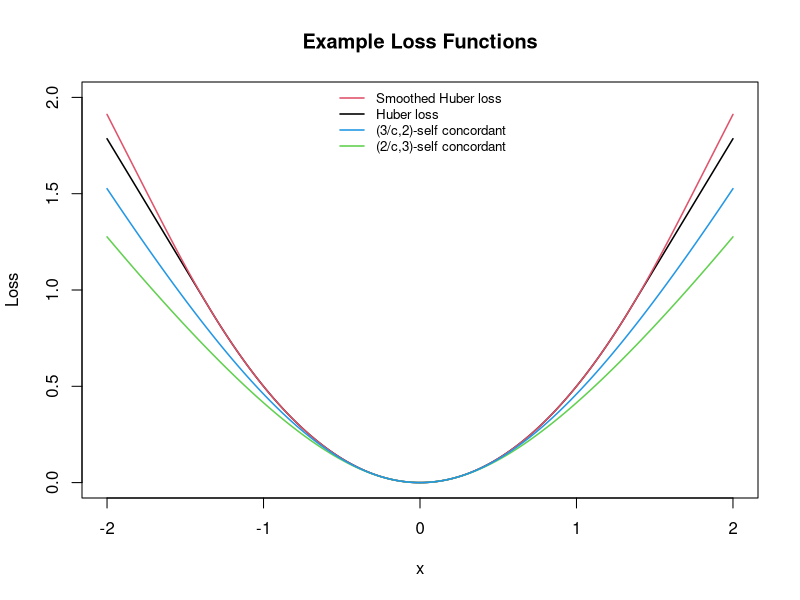
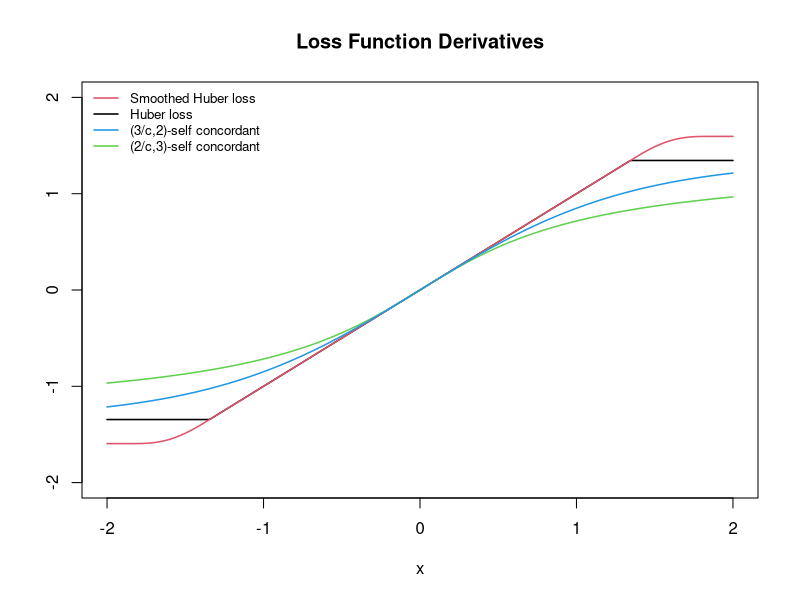

These figures' R source, in order:



huberloss<-function(c,a){
  if(abs(a)<=c){
    return((a^2)/2)
  }
  else{
    return(c*abs(a)-(c^2)/2)
  }
}

psiHuber <- function (u, k) 
{
  u*pmin(1, k/abs(u))
} 


#4th degree polynomial that smooths the corners of the first derivative of Huber loss
P4<-function(x,k,h){
  a<-2/(h^3) #leading coefficient of the cubic polynomial
  R<-k-h/2 #other root of the cubic polynomial (k+h is a root of order 2)
  b<-k+h
  
  d4<-(1/4)*((x^4)-k^4)
  d3<-(-1/3)*((x^3)-k^3)*(R+2*b)
  d2<-(1/2)*((x^2)-k^2)*(((b)^2)+2*R*b)
  d1<-(-1)*(x-k)*R*(b)^2
  
  px<-a*(d4+d3+d2+d1)+k
  
  return(px)
  
}

#piecewise function for derivative of smoothed Huber loss
psiHuber.smoothed<-function(u,k,h){
  if(abs(u)<k){return(u)}
  else if(abs(u)>(k+h)){
    return(sign(u)*P4(x=(k+h),k=k,h=h))
  }
  else{
    return(sign(u)*P4(x=abs(u),k=k,h=h))
  }
}

#for using above function with vector input:
sm.psi<-function(x,k,h){
  return(sapply(x,psiHuber.smoothed,k=k,h=h))
}



# 5th degree polynomial for interpolated section of smoothed Huber loss
P5<-function(x,k,h){
  a<-2/(h^3) #leading coefficient of the cubic polynomial
  R<-k-h/2 #other root of the cubic polynomial (k+h is a root of order 2)
  b<-k+h
  
  d5<-(1/20)*((x^5)-k^5)
  d4<-(-1/12)*((x^4)-k^4)*(R+2*(b))
  d3<-(1/6)*((x^3)-k^3)*(((b)^2)+2*R*(b))
  d2<-(-1/2)*((x^2)-k^2)*R*(b)^2
  d1<-(x-k)*(k-a*((k^4)/4+((k^3)/3)*(-R-2*k-2*h)+((k^2)/2)*((b)*(b+2*R))+k*(-R*(b)^2)))
  
  px<-a*(d5+d4+d3+d2)+d1+(k^2)/2
  
  return(px)
  
}

#piecewise function for smoothed Huber loss
Huber.smoothed<-function(u,k,h){
  if(abs(u)<k){return((u^2)/2)}
  else if(abs(u)>(k+h)){
    return(P5(x=(k+h),k=k,h=h)+P4(x=(k+h),k=k,h=h)*(abs(u)-(k+h)))
  }
  else{
    return(P5(x=abs(u),k=k,h=h))
  }
}

#for using above function with vector input:
sm.Huber<-function(x,k,h){
  return(sapply(x,Huber.smoothed,k=k,h=h))
}





SCloss1<-function(v,c=1){
  v<-v/c
  r<-sqrt(1+4*v^2)
  calc<-(r-1+log((r-1)/(2*v^2)))/2
  calc[v==0]<-0
  
  return((c^2)*calc)
}

SClossderiv1<-function(v,c=1){
  v<-v/c
  r<-sqrt(1+4*v^2)
  calc<-2*v/(r-1)-1/v
  calc[v==0]<-0
  calc[abs(v)<0.00002]<-0
  return(c*calc)
}


SCloss2<-function(v,c=1){
  v<-v/c
  calc<-log(cosh(v))
  return((c^2)*calc)
}

SCloss2deriv<-function(v,c=1){
  v<-v/c
  calc<-tanh(v)
  return(c*calc)
}




x<-seq(from=-2,to=2,by=0.01)

huber<-sapply(x,huberloss,c=1.345)
smoothed.huber<-sm.Huber(x,k=1.345,h=0.5)
SChuber1<-SCloss1(v=x,c=1.345)
SChuber2<-SCloss2(v=x,c=1.345)


plot(x,huber,type="l",xlab="x",ylab="Loss",ylim=c(0,2),main="Example Loss Functions",lwd=1.5)
lines(x,smoothed.huber,col=2,lwd=1.5)
lines(x,SChuber1,col=3,lwd=1.5)
lines(x,SChuber2,col=4,lwd=1.5)
#legend("top",legend=c("Smoothed Huber loss","Huber loss",expression(paste(c^2,"log(cosh(x/c))")),"(2/c,3)-self concordant"), 
#       lty=1,col=c(2,1,4,3),bty="n",cex=0.8)
legend("top",legend=c("Smoothed Huber loss","Huber loss","(3/c,2)-self concordant","(2/c,3)-self concordant"), 
       lty=1,lwd=1.5,col=c(2,1,4,3),bty="n",cex=0.8)


x<-seq(from=-2,to=2,by=0.01)

huberderiv<-sapply(x,psiHuber,k=1.345)
smoothed.huberderiv<-sm.psi(x,k=1.345,h=0.5)
SChuber1deriv<-SClossderiv1(v=x,c=1.345)
SChuber2deriv<-SCloss2deriv(v=x,c=1.345)


plot(x,huberderiv,xlab="x",ylim=c(-2,2),main="Loss Function Derivatives",type="l",ylab="",lwd=1.5)
lines(x,smoothed.huberderiv,col=2,lwd=1.5)
lines(x,SChuber1deriv,col=3,lwd=1.5)
lines(x,SChuber2deriv,col=4,lwd=1.5)
legend("topleft",legend=c("Smoothed Huber loss","Huber loss","(3/c,2)-self concordant","(2/c,3)-self concordant"), 
       lty=1,lwd=1.5,col=c(2,1,4,3),bty="n",cex=0.8)

par(mfrow=c(1,2))
